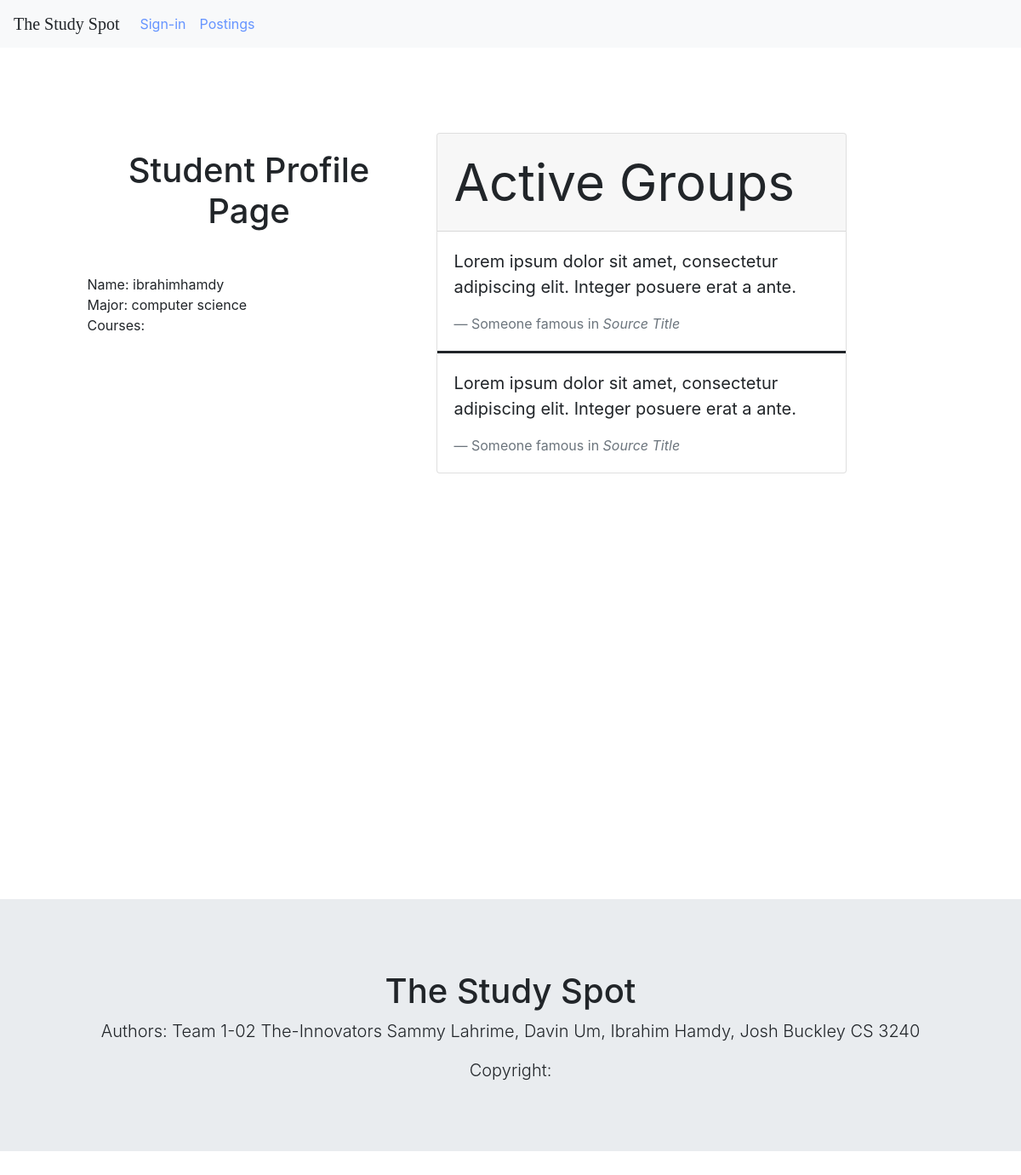
The page /1/profile_page/ (signed in) on the database as committed earlier.
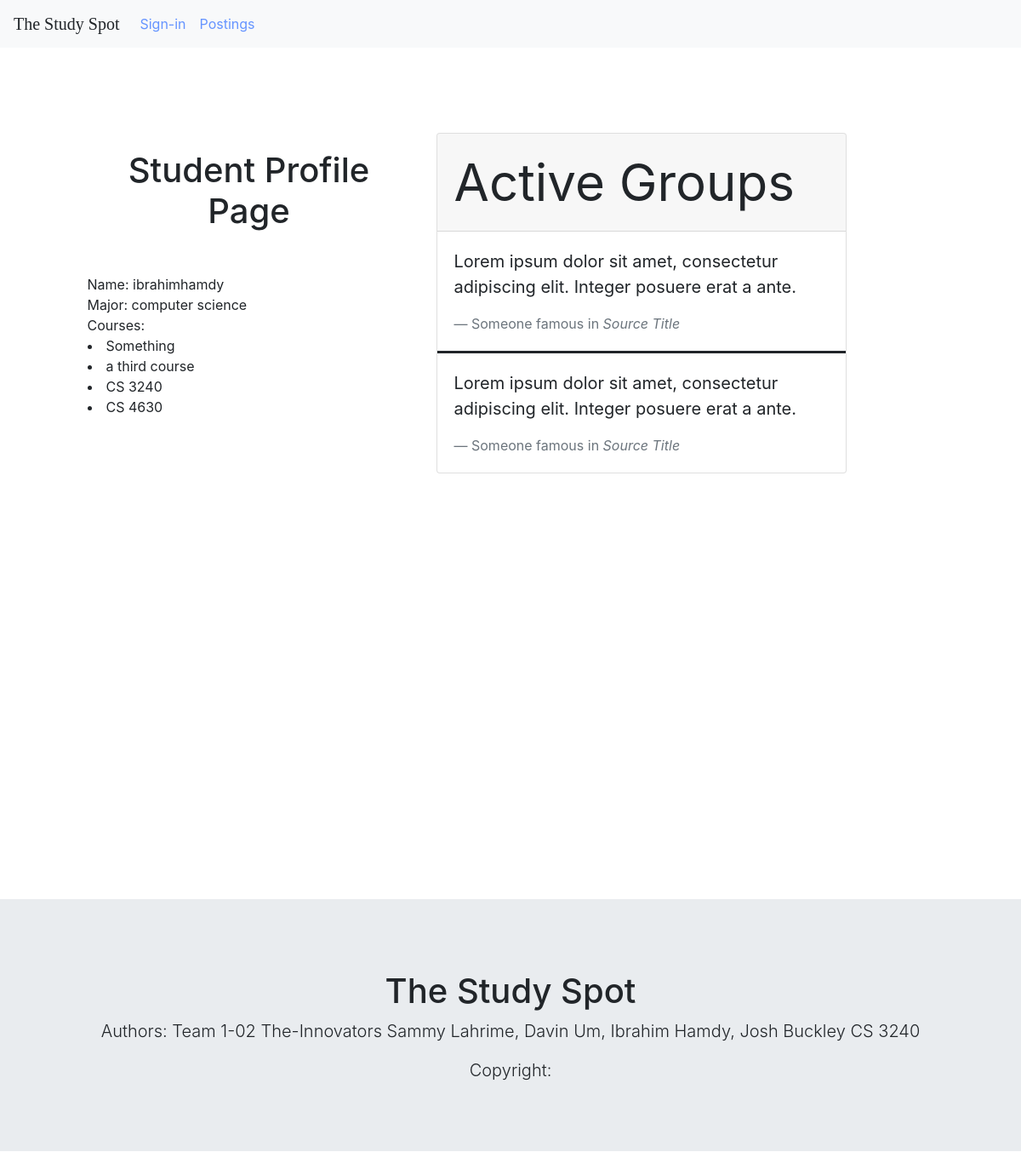
The same page on the database as committed later.
### StudyForum/models.py (models this page shows)
class Course(models.Model):
    rating = models.IntegerField(default=0)
    name = models.CharField(max_length=12, default="na", unique=True)
    professor = models.CharField(max_length=30, default="na")

### StudyForum/views.py (the view)
# urls.py: path('<int:id>/profile_page/', views.profile_page, name = 'profile_page'),
def profile_page(request, id):
    profile = User.objects.get(id=id)
    return render(request, 'studyforum/profile_page.html', {'profile': profile})

### StudyForum/templates/studyforum/profile_page.html
{% extends './global_template.html' %}
{% block content %}
<div class="row" style = "margin-top:100px">
    <div class="col-md-1">
    </div>
    <div class="col-md-4">
        <h1>Student Profile Page</h1>
        <div style = "margin-top:50px">
        <div class="p">
            Name: {{profile.username}}
        </div>
        <div class="p">
            Major: {{profile.major}}
        </div>
        <div class="p">
            Courses:
            {% for course in user.courses.all %}
            <li>{{course.name}}</li>
            {% endfor %}
        </div>
        </div>
    </div>
    <div class="col-md-5">
<div class="card">
  <div class="card-header" style = "font-size:60px">
    Active Groups
  </div>
  <div class="card-body" style = "border-bottom:solid">
    <blockquote class="blockquote mb-0">
      <p>Lorem ipsum dolor sit amet, consectetur adipiscing elit. Integer posuere erat a ante.</p>
      <footer class="blockquote-footer">Someone famous in <cite title="Source Title">Source Title</cite></footer>
    </blockquote>
  </div>
    <div class="card-body">
    <blockquote class="blockquote mb-0">
      <p>Lorem ipsum dolor sit amet, consectetur adipiscing elit. Integer posuere erat a ante.</p>
      <footer class="blockquote-footer">Someone famous in <cite title="Source Title">Source Title</cite></footer>
    </blockquote>
  </div>
</div>
    </div>
    <div class="col-md-1">
    </div>
</div>
{% endblock %}

Rows that differ between the two databases and show on the page:
added Course: name "Something"
added Course: name "a third course"
added Course: name "CS 3240"
added Course: name "CS 4630"
